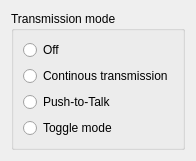
<?xml version="1.0" encoding="UTF-8"?>
<ui version="4.0">
 <class>TransmissionMode</class>
 <widget class="QWidget" name="TransmissionMode">
  <property name="geometry">
   <rect>
    <x>0</x>
    <y>0</y>
    <width>171</width>
    <height>137</height>
   </rect>
  </property>
  <property name="windowTitle">
   <string>Form</string>
  </property>
  <layout class="QVBoxLayout" name="verticalLayout_2">
   <item>
    <widget class="QGroupBox" name="groupBox">
     <property name="title">
      <string>Transmission mode</string>
     </property>
     <layout class="QVBoxLayout" name="verticalLayout">
      <item>
       <widget class="QRadioButton" name="offButton">
        <property name="text">
         <string>Off</string>
        </property>
       </widget>
      </item>
      <item>
       <widget class="QRadioButton" name="continousTransmissionButton">
        <property name="text">
         <string>Continous transmission</string>
        </property>
       </widget>
      </item>
      <item>
       <widget class="QRadioButton" name="pushToTalkButton">
        <property name="text">
         <string>Push-to-Talk</string>
        </property>
       </widget>
      </item>
      <item>
       <widget class="QRadioButton" name="toggleModeButton">
        <property name="text">
         <string>Toggle mode</string>
        </property>
       </widget>
      </item>
     </layout>
    </widget>
   </item>
  </layout>
 </widget>
 <resources/>
 <connections/>
</ui>
